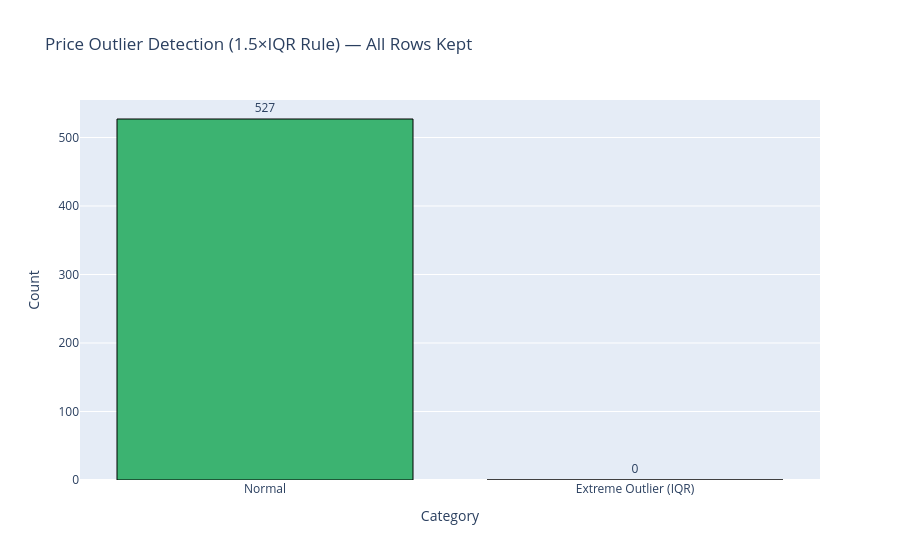

The cell this chart's notebook holds for it:
### Markdown cell above
## Step 2: Data Cleaning & Preprocessing

### Code cell
# Outlier detection via 1.5×IQR rule on Price (keep all rows — real premium phones)
Q1 = df['Price'].quantile(0.25)
Q3 = df['Price'].quantile(0.75)
IQR = Q3 - Q1
lowerFence = Q1 - 1.5 * IQR
upperFence = Q3 + 1.5 * IQR

df['Price_outlier'] = ((df['Price'] < lowerFence) | (df['Price'] > upperFence)).astype(int)

outlierCount = df['Price_outlier'].sum()
normalCount  = len(df) - outlierCount
print(f'1.5×IQR bounds: [{lowerFence:,.0f}, {upperFence:,.0f}]')
print(f'Extreme outliers flagged: {outlierCount}  |  Normal rows: {normalCount}  |  All rows kept.')

# Plotly bar chart — outlier vs normal count
outlierSummary = pd.DataFrame({
    'Category': ['Normal', 'Extreme Outlier (IQR)'],
    'Count': [normalCount, outlierCount]
})
fig = px.bar(
    outlierSummary, x='Category', y='Count', color='Category',
    color_discrete_map={'Normal': 'mediumseagreen', 'Extreme Outlier (IQR)': 'tomato'},
    title='Price Outlier Detection (1.5×IQR Rule) — All Rows Kept',
    text='Count',
    hover_data={'Category': True, 'Count': True}
)
fig.update_traces(textposition='outside', marker_line_color='black', marker_line_width=1)
fig.update_layout(showlegend=False)
fig.show()

### Figure 1 — Plotly figure (JSON) as saved in the notebook; plotly's stock layout.template omitted (floating-point values rounded to 4 significant figures)
{"data": [{"hovertemplate": "Category=%{x}<br>Count=%{text}<extra></extra>", "legendgroup": "Normal", "marker": {"color": "mediumseagreen", "line": {"color": "black", "width": 1}, "pattern": {"shape": ""}}, "name": "Normal", "orientation": "v", "showlegend": true, "text": [527.0], "textposition": "outside", "type": "bar", "x": ["Normal"], "xaxis": "x", "y": [527], "yaxis": "y"}, {"hovertemplate": "Category=%{x}<br>Count=%{text}<extra></extra>", "legendgroup": "Extreme Outlier (IQR)", "marker": {"color": "tomato", "line": {"color": "black", "width": 1}, "pattern": {"shape": ""}}, "name": "Extreme Outlier (IQR)", "orientation": "v", "showlegend": true, "text": [0.0], "textposition": "outside", "type": "bar", "x": ["Extreme Outlier (IQR)"], "xaxis": "x", "y": [0], "yaxis": "y"}], "layout": {"barmode": "relative", "legend": {"title": {"text": "Category"}, "tracegroupgap": 0}, "showlegend": false, "title": {"text": "Price Outlier Detection (1.5×IQR Rule) — All Rows Kept"}, "xaxis": {"anchor": "y", "categoryarray": ["Normal", "Extreme Outlier (IQR)"], "categoryorder": "array", "domain": [0, 1], "title": {"text": "Category"}}, "yaxis": {"anchor": "x", "domain": [0, 1], "title": {"text": "Count"}}}}
